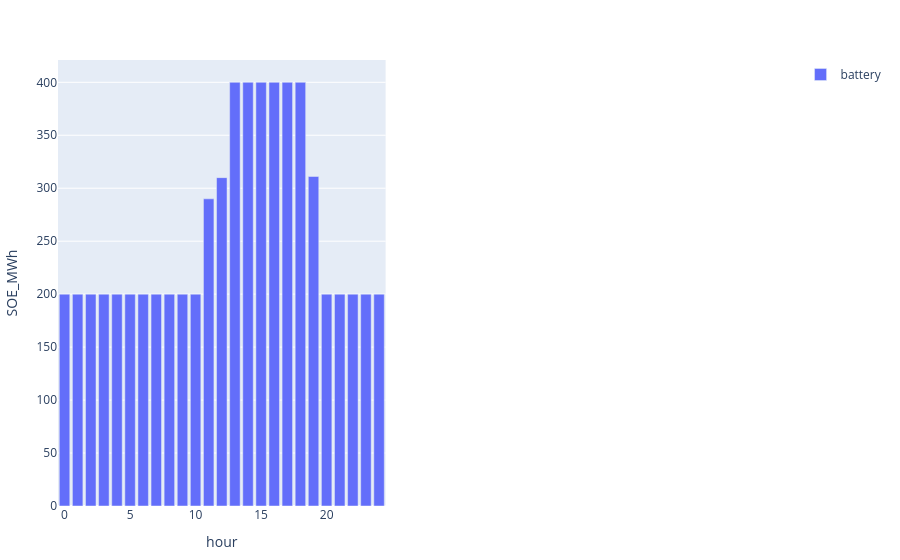

The code cell stored with this chart in its notebook:
### Code cell
r_id_ = 102
to_plot = s_ed.storage[(s_ed.storage.configuration .== config_) .&  (s_ed.storage.day .== day_) .&  (s_ed.storage.iteration .== iteration_).&  (s_ed.storage.r_id .== r_id_),:]
p2 = plot(to_plot, x = :hour , y = :SOE_MWh, color = :resource, kind = "bar", Layout(barmode="stack")) 
[p2 plot()]

### Figure 1 — Plotly figure (JSON) as saved in the notebook; plotly's stock layout.template omitted (floating-point values rounded to 4 significant figures)
{"data": [{"legendgroup": "battery", "marker": {"color": "#636efa"}, "name": "battery", "showlegend": true, "type": "bar", "x": [1, 2, 3, 4, 5, 6, 7, 8, 9, 10, 11, 12, 13, 14, 15, 16, 17, 18, 19, 20, 21, 22, 23, 24, 0], "xaxis": "x1", "y": [200, 200, 200, 200, 200, 200, 200, 200, 200, 200, 290, 310, 400, 400, 400, 400, 400, 400, 311.1, 200, 200, 200, 200, 200, 200], "yaxis": "y1"}], "layout": {"margin": {"b": 50, "l": 50, "r": 50, "t": 60}, "xaxis1": {"anchor": "y1", "domain": [0, 0.45], "title": {"text": "hour"}}, "xaxis2": {"anchor": "y2", "domain": [0.55, 1]}, "yaxis1": {"anchor": "x1", "domain": [0, 1], "title": {"text": "SOE_MWh"}}, "yaxis2": {"anchor": "x2", "domain": [0, 1]}}}
